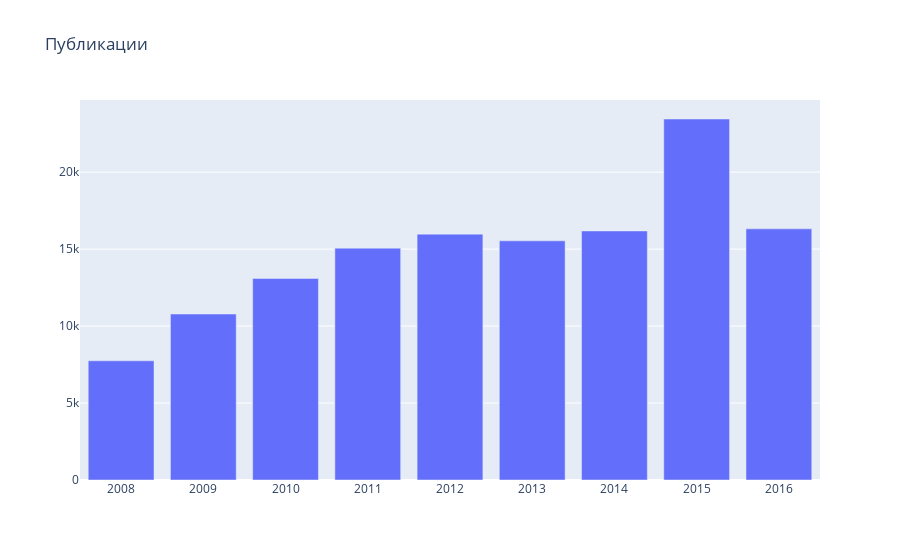

Notebook code cell kept with this figure:
### Markdown cell above
## 1\. В каком месяце (и какого года) было больше всего публикаций?

* март 2016
* март 2015
* апрель 2015
* апрель 2016

### Code cell
count_year_df = df.groupby('year', as_index = False).published.count()

trace = go.Bar(
    x = count_year_df.year,
    y = count_year_df.published
)
layout = go.Layout(
    title='Публикации',
)

fig = go.Figure(data = [trace], layout = layout)
iplot(fig)

### Figure 1 — Plotly figure (JSON) as saved in the notebook; plotly's stock layout.template omitted (floating-point values rounded to 4 significant figures)
{"data": [{"type": "bar", "x": [2008, 2009, 2010, 2011, 2012, 2013, 2014, 2015, 2016], "y": [7743, 10783, 13091, 15063, 15972, 15537, 16180, 23452, 16316]}], "layout": {"title": {"text": "Публикации"}}}
